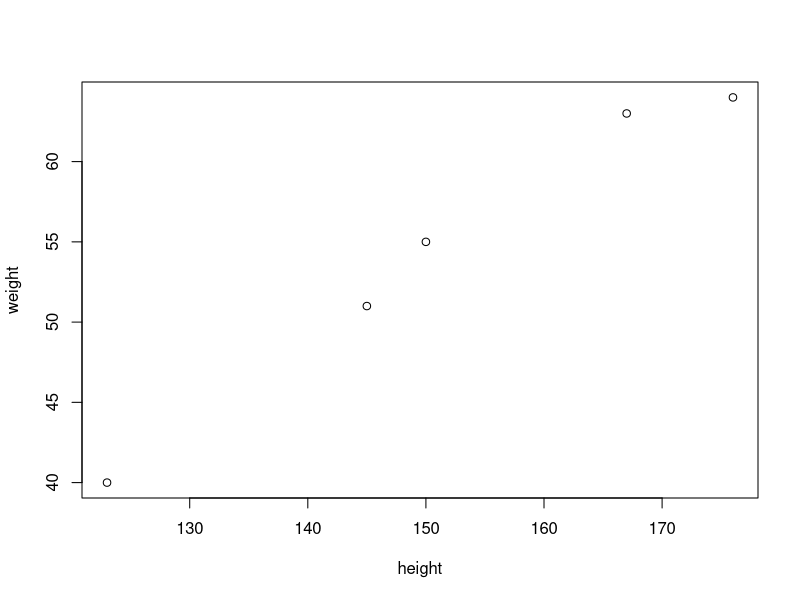

Source code (R):
## ---- chunk 1
height <- c(145, 167, 176, 123, 150)
weight <- c(51, 63, 64, 40, 55)

plot(height,weight)
